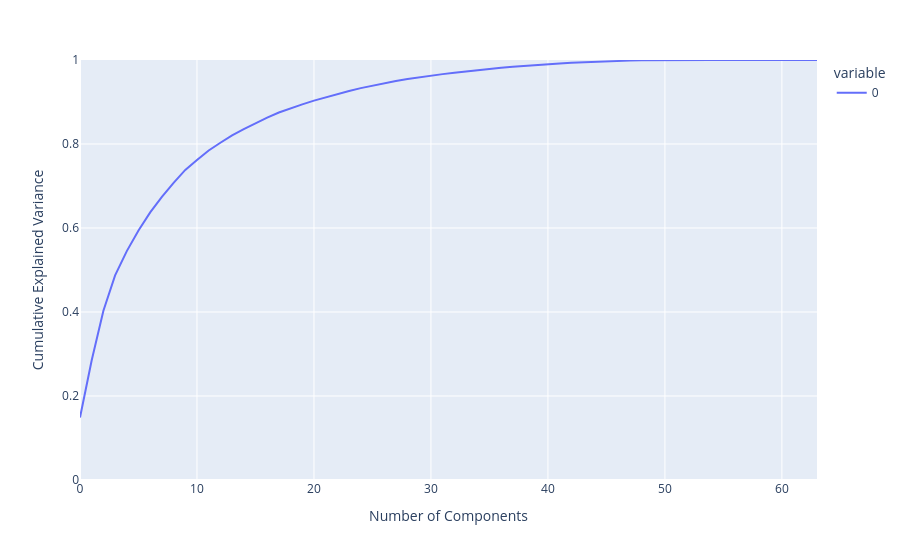

The cell this chart's notebook holds for it:
### Code cell
fig = px.line(cumulative_variance)

fig.update_layout(
    xaxis_title='Number of Components',
    yaxis_title='Cumulative Explained Variance',
    yaxis=dict(range=[0, 1])
)

fig.show()

### Figure 1 — Plotly figure (JSON) as saved in the notebook; plotly's stock layout.template omitted (floating-point values rounded to 4 significant figures)
{"data": [{"hovertemplate": "variable=0<br>index=%{x}<br>value=%{y}<extra></extra>", "legendgroup": "0", "line": {"color": "#636efa", "dash": "solid"}, "marker": {"symbol": "circle"}, "mode": "lines", "name": "0", "orientation": "v", "showlegend": true, "type": "scatter", "x": [0, 1, 2, 3, 4, 5, 6, 7, 8, 9, 10, 11, 12, 13, 14, 15, 16, 17, 18, 19, 20, 21, 22, 23, 24, 25, 26, 27, 28, 29, 30, 31, 32, 33, 34, 35, 36, 37, 38, 39, 40, 41, 42, 43, 44, 45, 46, 47, 48, 49, 50, 51, 52, 53, 54, 55, 56, 57, 58, 59, 60, 61, 62, 63], "xaxis": "x", "y": [0.1489, 0.2851, 0.403, 0.4871, 0.545, 0.5941, 0.6373, 0.6739, 0.7074, 0.7382, 0.762, 0.7847, 0.8029, 0.8206, 0.8353, 0.8494, 0.8626, 0.8751, 0.8852, 0.8943, 0.9032, 0.9112, 0.9188, 0.9261, 0.933, 0.939, 0.9447, 0.9499, 0.9548, 0.9591, 0.9628, 0.9664, 0.9697, 0.973, 0.9761, 0.979, 0.9816, 0.9839, 0.9861, 0.9882, 0.9901, 0.9917, 0.9932, 0.9946, 0.9958, 0.9968, 0.9978, 0.9986, 0.9991, 0.9995, 0.9998, 0.9998, 0.9999, 0.9999, 1.0, 1.0, 1.0, 1.0, 1.0, 1.0, 1.0, 1.0, 1.0, 1.0], "yaxis": "y"}], "layout": {"legend": {"title": {"text": "variable"}, "tracegroupgap": 0}, "margin": {"t": 60}, "xaxis": {"anchor": "y", "domain": [0, 1], "title": {"text": "Number of Components"}}, "yaxis": {"anchor": "x", "domain": [0, 1], "range": [0, 1], "title": {"text": "Cumulative Explained Variance"}}}}
